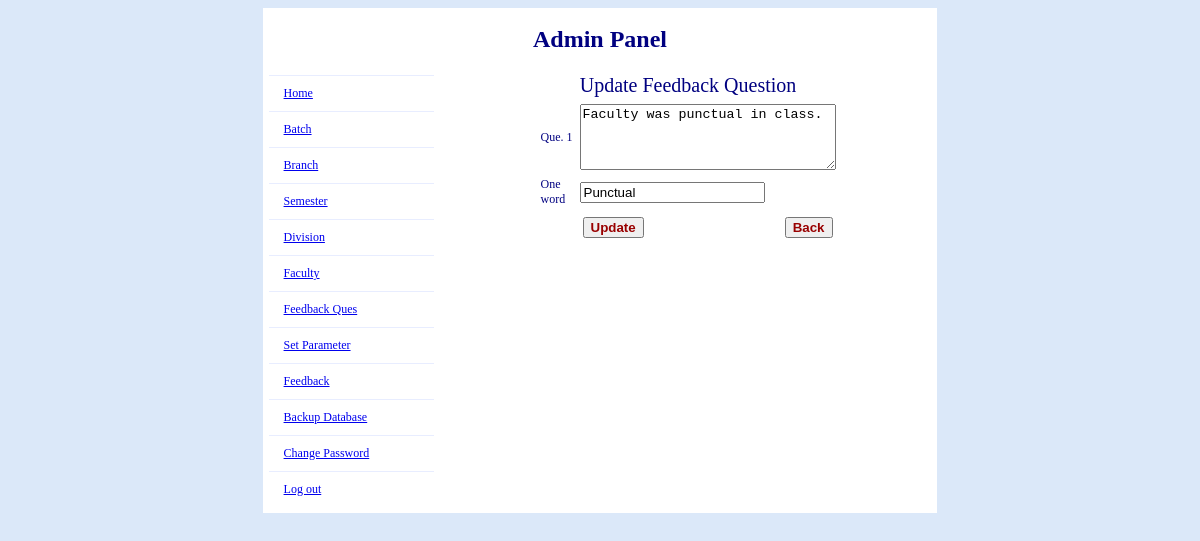
/Source/feedback/admin/edit_feed_ques.php?q_id=1 (signed in), run on the app's committed database.
### tables this page shows
CREATE TABLE IF NOT EXISTS `feedback_ques_master` (
  `q_id` int(20) NOT NULL AUTO_INCREMENT,
  `ques` varchar(255) NOT NULL,
  `one_word` varchar(255) NOT NULL,
  PRIMARY KEY (`q_id`)
);

### Source/feedback/admin/edit_feed_ques.php (the view, shortened to what this page needs)
<!DOCTYPE html PUBLIC "-//W3C//DTD XHTML 1.0 Transitional//EN" "http://www.w3.org/TR/xhtml1/DTD/xhtml1-transitional.dtd">
<html xmlns="http://www.w3.org/1999/xhtml">
<head>
<link rel="stylesheet" type="text/css" href="includes/style.css" />
</head>
<body>
<table width="57%" align="center" border="0" cellpadding="0" cellspacing="1">
<?php include('admin_panel_heading.php'); ?>
<tr>
<td width="22%" valign="top">
<? include('left_side.php');?>
</td>
<td width="78%" align="center" valign="top">
<?
if(isset($_POST['submit']))
  {
	    $q_id = $_POST['q_id'];
		$title =stripcslashes($_POST['ques']);
		$one_word =stripcslashes($_POST['one_word']);
		$result = mysql_query("UPDATE feedback_ques_master SET ques='$title', one_word='$one_word' WHERE q_id='$q_id'");
		echo "<b>Question updated Successfully!</b><br>You'll be redirected after (1) Seconds";
        echo "<meta http-equiv=Refresh content=1;url=feed_ques.php>";
  }
else
  {
   $q_id = $_GET['q_id'];
    $result = mysql_query("SELECT * FROM feedback_ques_master WHERE q_id='$q_id' ");
        while($myrow = mysql_fetch_assoc($result))
             {
                $title = $myrow["ques"];
				$one_word = $myrow["one_word"];
      ?>
<form method="post" action="<?php echo $_SERVER['PHP_SELF'] ?>">
<table width="283" border="0" cellpadding="3" cellspacing="1">
<tr><td colspan="2" align="center" style="font-size:20px">Update Feedback Question</td></tr>
  <tr>
    <td width="92">Que.&nbsp;<?php echo $q_id;?></td>
    <td width="163">
     <textarea name="ques" style="width:250px; height:60px"><?php echo $title;?></textarea>
    </td>
  </tr>
  <tr>
    <td width="92">One word</td>
    <td width="163">
     <input type="text" name="one_word" id="id_one_word" value="<?php echo $one_word;?>">
    </td>
  </tr>
  <tr>
    <td>&nbsp;</td>
    <td><table border="0" width="100%">
	<tr><td> <input type="submit" name="submit" value="Update" class="button"></td><td align="right"><input type="button" name="Back" value="Back"  onclick="javascript: history.go(-1)" class="button" /></td></tr></table>
    </td>
  </tr>
</table>
</form>
 <?
 	}
  }
?>
<p>&nbsp;</p></td>
</tr>
</table>
</body>
</html>

### Source/feedback/admin/includes/style.css (style rules this page uses)
body, table, tr, td { font-family:verdana; font-size:12px; background-color:#DBE8F9; color:navy; }
.button { color: #900; font-weight: bold; }
table, tr, td { background-color: #FFF; }

### data on the page
feedback_ques_master: ques "Faculty was punctual in class.", one_word "Punctual"
